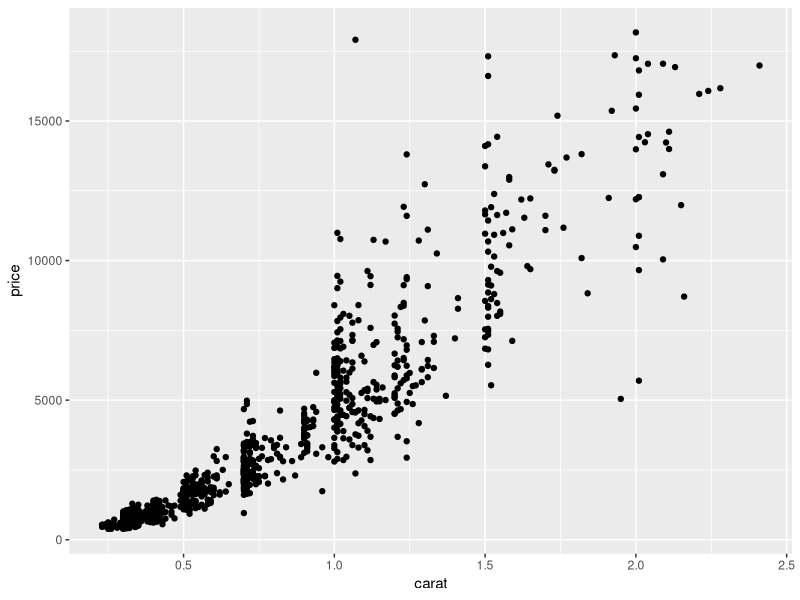
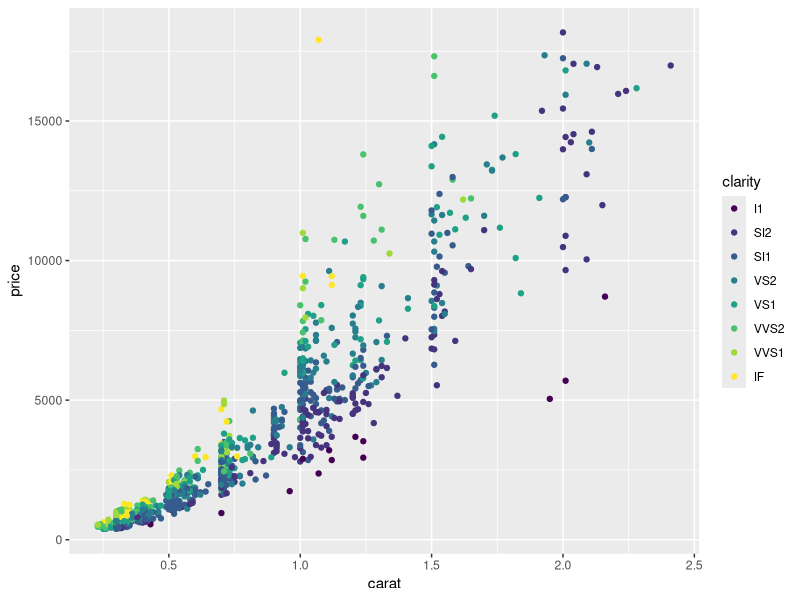
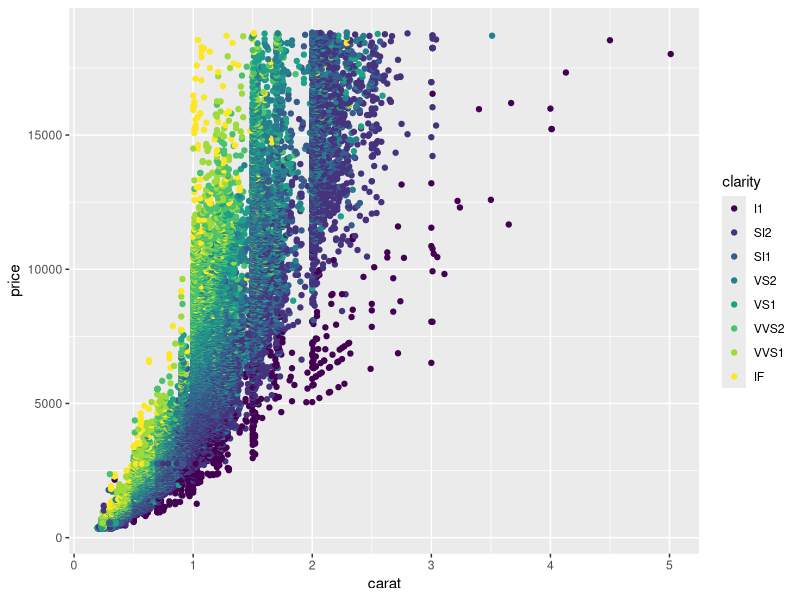
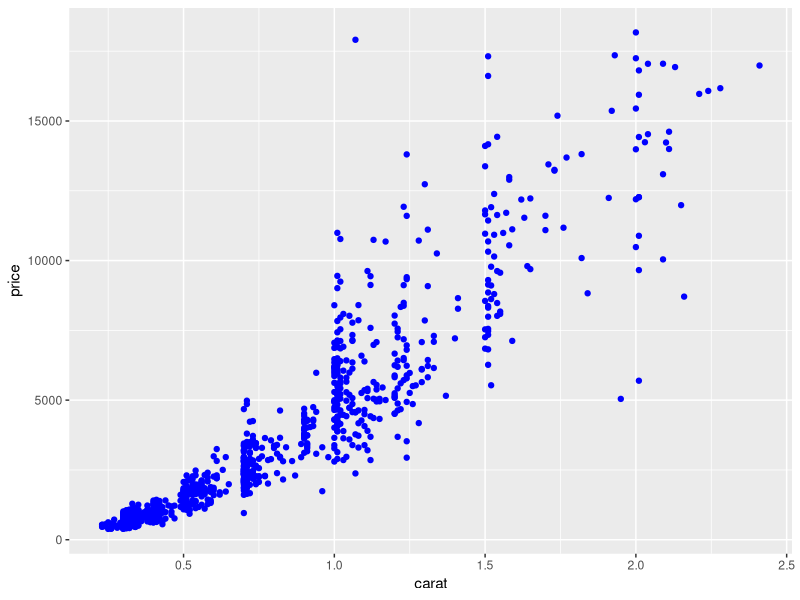
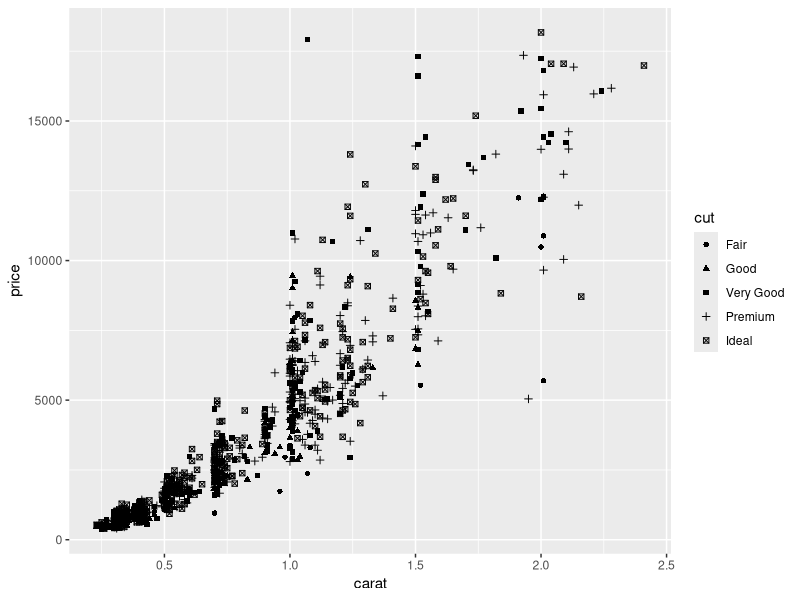
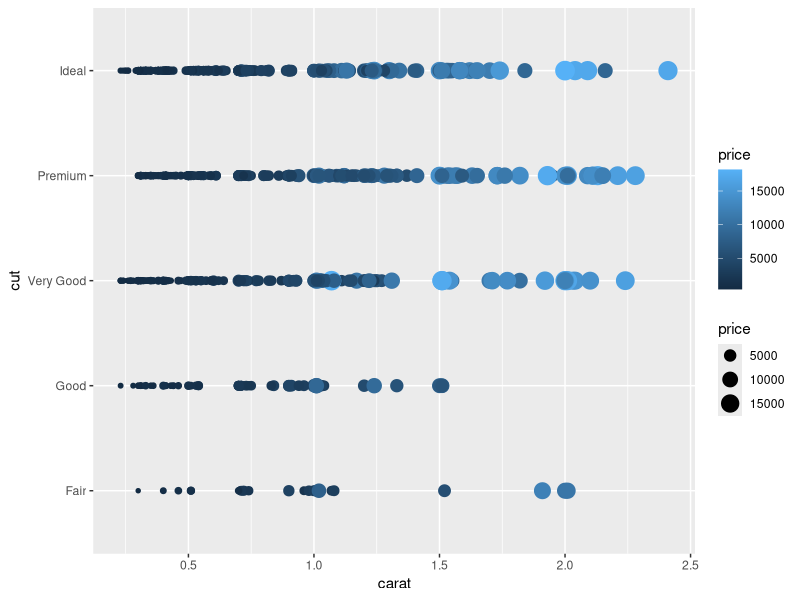
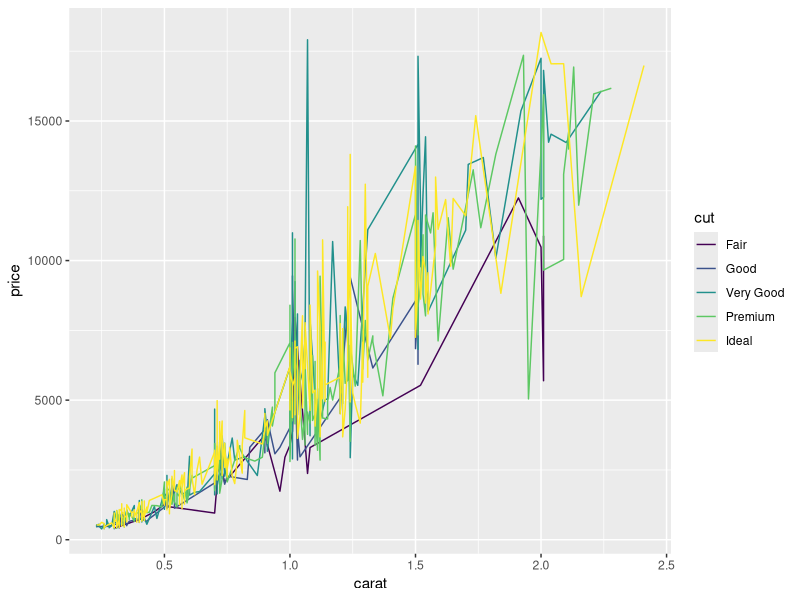
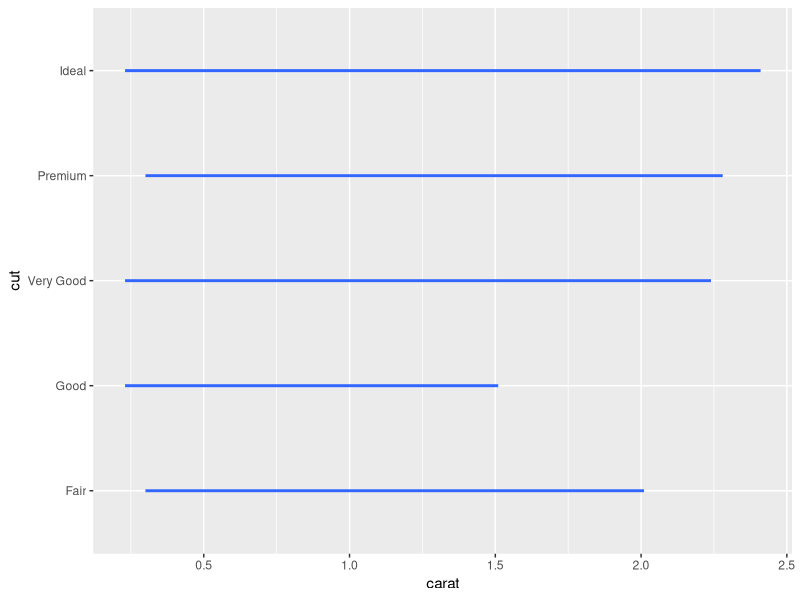

Recreate these plots in R, in order.
# Exercise 1: ggplot2 basics

# Install and load the `ggplot2` package
# You will also want to load `dplyr`
library("ggplot2")
library("dplyr")

# For this exercise you'll be working with the `diamonds` data set included in 
# the ggplot2 library
# Use `?diamonds` to get more information about this data set (including the 
# column descriptions. Also check the _column names_ and the _number of rows_ 
# in the data set
?diamonds
nrow(diamonds)

# This data set has A LOT of rows. To make things a bit more readable, 
# use dplyr's `sample_n()` function to get a random 1000 rows from the data set
# Store this sample in a variable `diamonds_sample`
diamonds_sample <- sample_n(diamonds, 1000)


# Start by making a new `ggplot` with the `diamonds_sample` as the data (no 
# geometry yet)
# What do you see? (What did you expect?)
ggplot(data = diamonds_sample) +

# Draw a scatter plot (with point geometry) with for the `diamonds_sample` set, 
# with the `carat` mapped to the x-position and `price` mapped to the y-position.
geom_point(mapping = aes(x = carat, y = price))

# Draw the same plot as above, but color each of the points based on their 
# clarity.
ggplot(data = diamonds_sample) +
  geom_point(mapping = aes(x = carat, y = price, color = clarity))


# Draw the same plot as above, but for the entire `diamonds` data set. Note this
# may take a few seconds to generate.
ggplot(data = diamonds) +
  geom_point(mapping = aes(x = carat, y = price, color = clarity))

# Draw another scatter plot for `diamonds_sample` of price (y) by carat (x),
# but with all of the dots colored "blue".
# Hint: you'll need to set the color channel, not map a value to it!
ggplot(data = diamonds_sample) +
  geom_point(mapping = aes(x = carat, y = price), color = "blue")

# Draw a scatter plot for `diamonds_sample` of `price` by `carat`, where each
# point has an aesthetic _shape_ based on the diamond's `cut`.
ggplot(data = diamonds_sample) +
  geom_point(mapping = aes(x = carat, y = price, shape = cut))


# Draw a scatter plot for `diamonds_sample` of *`cut`* by `carat`, where each
# point has an aesthetic _size_ based on the diamond's *`price`*
ggplot(data = diamonds_sample) +
  geom_point(mapping = aes(x = carat, y = cut, size = price, color = price))

# Try coloring the above plot based on the diamond's price!


# Draw a line plot (with line geometry) for `diamonds_sample`. The x-position 
# should be mapped to carat, y-position to price, and color to cut.
ggplot(data = diamonds_sample) +
  geom_line(mapping = aes(x = carat, y = price, color = cut))

# That's kind of messy. Try using `smooth` geometry instead.
ggplot(data = diamonds_sample) +
  geom_smooth(mapping = aes(x = carat, y = cut, size = price))

# Draw a plot with column geometry (a bar chart), mapping the diamond's `cut` to 
# the x-axis and `price` to the y-axis. Note that by default, column geometry 
# will us the "sum" of all of the y-values, so that the chart is actually of the
# TOTAL value of all of the diamonds of that cut!
ggplot(data = diamonds_sample) +
  geom_col(mapping = aes(x = cut, y = price))

# Add an aesthetic property that will _fill_ each bar geometry based on the 
# `clarity` of the diamonds. 
# What kind of chart do you get?
ggplot(data = diamonds_sample) +
  geom_col(mapping = aes(x = cut, y = price, fill = clarity))


# Draw a plot of the `diamonds_sample` data (price by carat), with both points 
# for each diamond AND smoothed lines for each cut (hint: in a separate color)
# Give the points an `alpha` (transparency) of 0.3 to make the plot look nicer


## Bonus
# Draw a column chart of average diamond prices by clarity, and include 
# "error bars" marking the standard error of each measurement.
#
# You can calculate standard error as the _standard deviation_ divided by the 
# square root of the number of measurements (prices)

# Start by creating a data frame `clarity_summary` that includes summarized data 
# for each clarity group. Your summary data should include the mean price and the
# standard error of the price.


# Then draw the plot. The error bars should stretch from the mean-error to the 
# mean+error.

